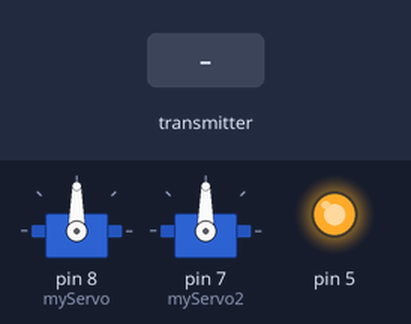
Bench run of a sketch on a simulated Arduino Uno, built with avr-gcc and run on an emulated ATmega328P. On the bench: 2 × servo, output pins drawn as LEDs (lit = HIGH). Dashed ring = blinking. The test bench sets the inputs (shaded band). No radio packets arrive unless stated; what the sketch prints to the serial monitor is not drawn.

Above: at 1.2 s.
1.3 s: the transmitter starts sending angleV.0 = 0
At 3.06 s:
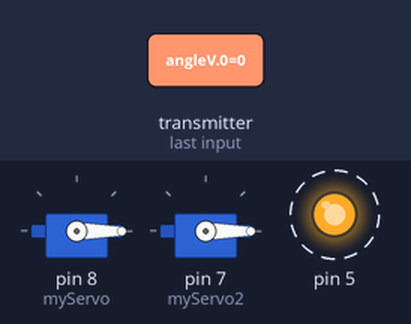
4.3 s: the transmitter starts sending angleV.1 = 45
At 4.51 s:
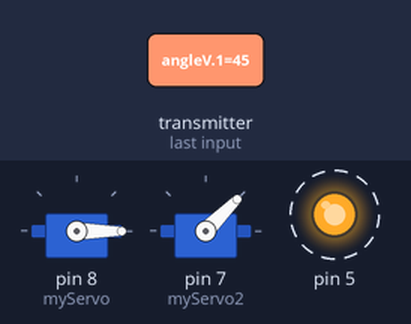
7.3 s: the transmitter starts sending angleV.0 = 45
At 7.5 s:
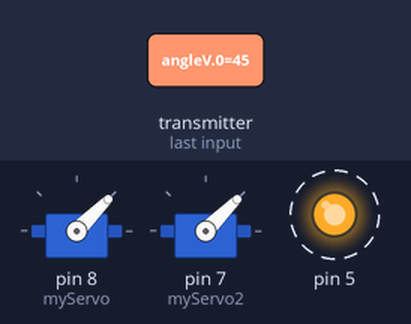
10.3 s: the transmitter starts sending angleV.1 = 0
At 11.68 s:
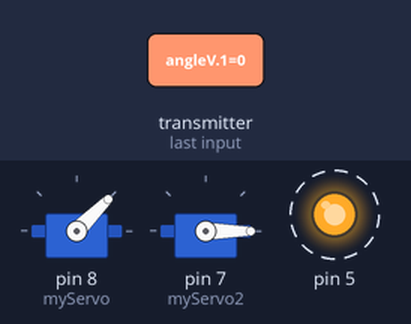
13.3 s: the transmitter starts sending angleV.0 = 90
At 13.51 s:
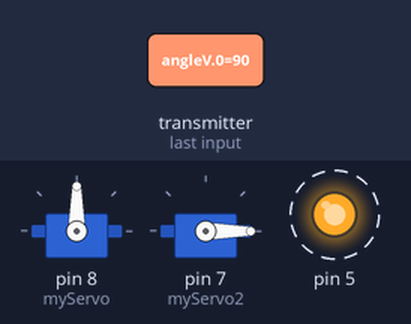
16.3 s: the transmitter starts sending angleV.1 = 90
At 17.69 s:
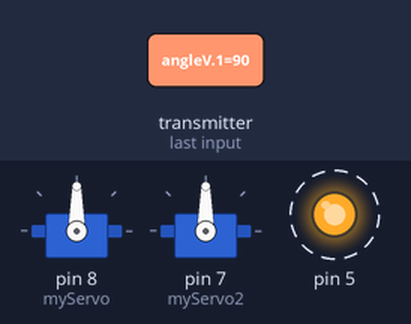
Timing chart, 0 to 20.3 s (numbered marks = the images above; inputs shaded):
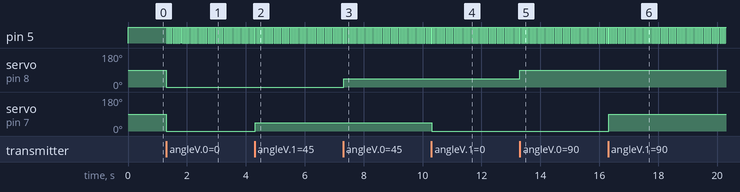

The sketch:

ReciverNovMod.ino
```cpp
#include <SPI.h>
#include "nRF24L01.h"
#include "RF24.h"
#include <Servo.h>
int angleV[3];

RF24 radio(9, 10); // CE, CSN
const byte addresses[][6] = {"00001", "00002"};
Servo myServo;
Servo myServo2;


void setup() {

  Serial.begin(9600); //открываем порт для связи с ПК
  pinMode(5, OUTPUT);
  myServo.attach(8);
  myServo2.attach(7);
  radio.begin();
  radio.setAutoAck(false);      // настройка nrf
  radio.setRetries(0, 15);
  radio.setPayloadSize(32);
  radio.setChannel(0x60);
  radio.openReadingPipe(1, addresses[1]); // 00002
  radio.setPALevel(RF24_PA_MIN);
  radio.setDataRate (RF24_250KBPS);

  radio.powerUp();
  radio.startListening();
}

void loop() {
  //delay(5);
  if ( radio.available()) {
    //int angleV = 50;
    radio.read(&angleV, sizeof(angleV));
    myServo.write(angleV[0]);
    myServo2.write(angleV[1]);
    Serial.println("CONECTED");
    /*if (angleV[3] == HIGH){
      digitalWrite(5, HIGH);
    Serial.println("MOTOR");
    } else if (angleV[3] == LOW) {
      digitalWrite(5, LOW);
      Serial.println(angleV[3]);
    }*/
    digitalWrite(5, angleV[2]);
    Serial.println(angleV[3]);
    Serial.println(angleV[2]);
    delay(10);
  } else {
    digitalWrite(5, HIGH);
    Serial.println("FAIL");
  }
}
```

Measured:
- after the input at 1.3 s, pin 5: alternates HIGH for 0.04 s and LOW for 0.02 s, starting at once; servo on pin 8 (myServo), servo on pin 7 (myServo2): 90° → 0° at once
- after the input at 4.3 s, servo on pin 7 (myServo2): 0° → 45° at once
- after the input at 7.3 s, servo on pin 8 (myServo): 0° → 45° at once
- after the input at 10.3 s, servo on pin 7 (myServo2): 45° → 0° at once
- after the input at 13.3 s, servo on pin 8 (myServo): 45° → 90° at once
- after the input at 16.3 s, servo on pin 7 (myServo2): 0° → 90° at once
